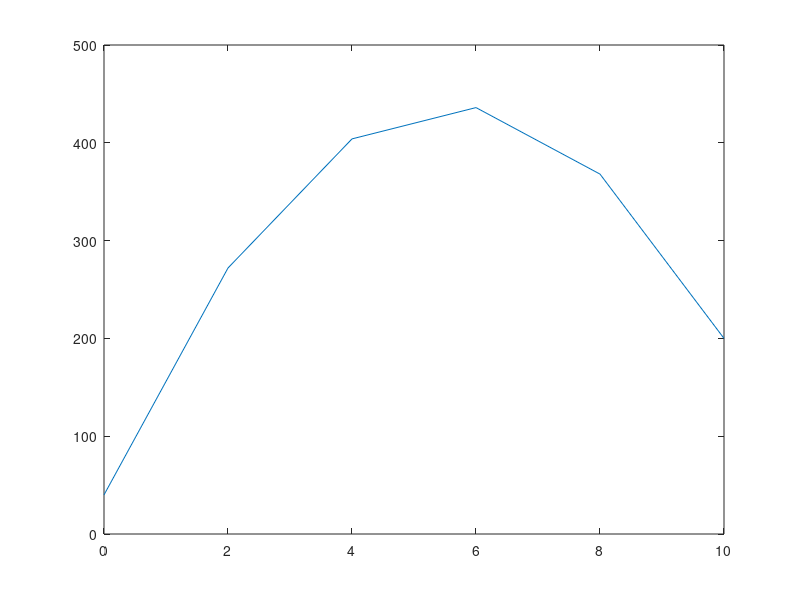

Reproduce this figure in MATLAB.
% bvp.m  - A file to compute the solution to a second-order boundary value
% problem.
% this code assumes that the bvp takes the form
%
%               D * d^2c/dx^2 - alpha * c = 0
%
% this kind of problem occurs in all kinds of science and engineering
% applications.  examples include contiminant transport in soils,
% atmosphere-soil gas transport, chromatography, etc.  often both
% a "convection" term would also be included in the
% transport equation, depending upon the application.  for now, we will
% examine only diffusion and reaction with Dirichlet (specified 
% concentration) boundary conditions.
%
% the discretization of this problem is simple.  starting with the
% governing equation, substitute the centered-difference algebraic 
% approximation of the second-order derivative.
%
%      D (c(i-1)- 2 c(i) + c(i+1))/(deltx^2) - alpha * c(i)  = 0 
%
% (where here D is the diffusion coefficient, c is the concentration,
% alpha is the reaction rate coefficient, and deltx is the grid spacing). 
%
% Putting this in linear form (i.e., combining terms) gives
%
%         -c(i-1) + (2+alpha*deltx^2/D)* c(i) - c(i+1) = 0
%
% this represents our "recurrence relation" for constructing the matrix
% of equations that represents the algebraic decompostion of the original 
% differential equation.
%
% for the recurrence relation, we multiplied through by -1; the reason for this is that we would
% like the center term to be positive (so it will be positive when we finish
% inverting the matrix).  
%
% the first and last rows of the matrix are a little different...  For the 
% first row we get
%
%        -c(1) + (2+alpha*deltx^2/D)* c(2) - c(3) = 0
%
% however, because c(1) is known (it is the left-hand-side boundary
% condition), then we need to put it on the right-hand side of the equation
%
%           (2+alpha*deltx^2/D)* c(2) - c(3) = c(1)
%
% similarly, for the last row:
%
%         -c(n-2) + (2+alpha*deltx^2/D) * c(n-1)  = c(n)
%
% now, with this information in hand, we can see that our linear system
% looks like:
%
%            M . x  =   b
%
% where M is a tri-diagonal matrix (n-2 by n-2), x is the vector of n-2
% unknowns, and b is the vector of sources (the right-hand side).
%
% except for the first and last rows of this matrix, every row looks
% like
%
% .... 0    0     -1     (2+alpha*deltx^2/D)      -1      0     0 ....
%
% and, the vector of the right hand side looks like  
%
%              b=[c(1)  0   0   ... 0   0    c(n)]'
%
% one last thing... about notation.  we have np segments, with n = np+1
% nodes.  but, we only need to compute the values for the *interior* nodes;
% we already know the values on the boundaries.  so, here is how we will
% number the nodes.  for 5 partitions (6 nodes total) the numbering will be
%
%   |-----|-----|-----|-----|-----|-----|
%   1     2     3     4     5     6     7
%         1     2   ....         nm        <--- Position in array stored in MATLAB
%
% where nm is the dimension of the matrix.  For a 7 node problem, the
% arrays would look like
%
%
%   |f1     g1      0       0       0||x1|        |b1|
%   |e2     f2      g2      0       0||x2|        |b2|
%   |0      e3      f3      g3      0||x3|   =    |b3|
%   |0      0       e4      f4     g4||x4|        |b4|
%   |0      0       0       e5     f5||x5|        |b5|
%
%
% so, let's make the matrix.  here goes...
%
%
clc;
clf;
f_x = 25; % deg C/m^2, heat source
L = 10; % domain length in meters
T0 = 40; % deg C, the left-hand side boundary condition
Tn = 200; % deg C, the right-hand side boundary condition
np = 5  % number of partitions
n = np + 1 % number of nodes
nm = n - 2 % number of *internal* nodes
dx = L / np % size of partitions, in m
dx2 = dx * dx; % square the size once so you don't have to do it again!
M = zeros(nm, nm); % initialize the array
b = zeros(nm, 1); % initialize the b column vector; remember, this vector is an nm x 1 array in MATLAB
%
M(1, 1) = dx; % the first row is special
M(1, 2) = -1; % the first row is special
%
M(nm, nm-1) = -1; % so is the last row
M(nm, nm) = dx; % so is the last row
%
b(1) = f_x * dx2 + T0; % first value in the b vector
b(nm) = f_x * dx2 + Tn; % last value in the b vector; the rest are zeros
b(2:nm-1) = f_x * dx2;
%
% now make a nice loop to fill in the rest...
for k=2:1:nm-1 % loop over the rows of the array (nm x nm)
    M(k, k-1) = -1; % set the subdiagonal value
    M(k, k) = dx; % set the diagonal value 
    M(k, k+1) = -1; % set the subdiagonal value
end
disp(M)
disp(b)
%
c = M \ b % solve the system of equations using MATLAB's built-in solver
% NOTE: The backslash notation is a *second* way of inverting M (instead of
% inv(M))!
% 
% Now, make a new array that also includes the boundary concentrations for
% plotting purposes.
% I will do this by making a new, bigger array, and puttin the two
% BCs in the first and last position.  Then I will fill in the rest of the array
% with the solution values.
%
c2 = zeros(n, 1); % initialize the vector
c2(1) = T0; % set the left boundary value
c2(n) = Tn; % set the right boundary value
for k = 2:1:n-1 % loop over the rest of the values in the vector
    c2(k) = c(k-1); % fill the vector with the correct value from c
end
%
%display(c2)
xx = linspace(0, L, n); % make n evenly-spaced node location values between 0 and L
plot(xx, c2)
%
% we wasted lots of space by filling in the array with a bunch of zeros.
% plus we relied on MATLAB's built in array inverting capabilities, which
% is totally wussy.  Later, we will use our own routine to do the inversion!
%
